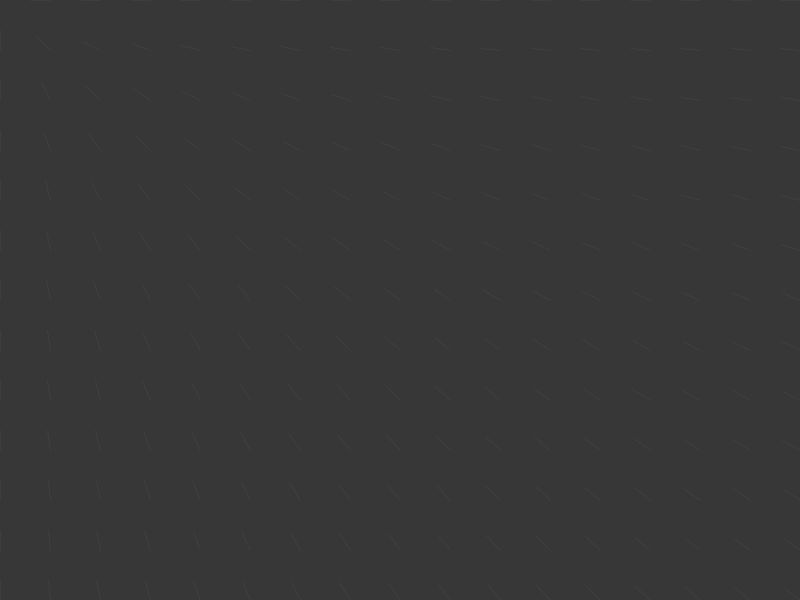
Frame 1 (no input)
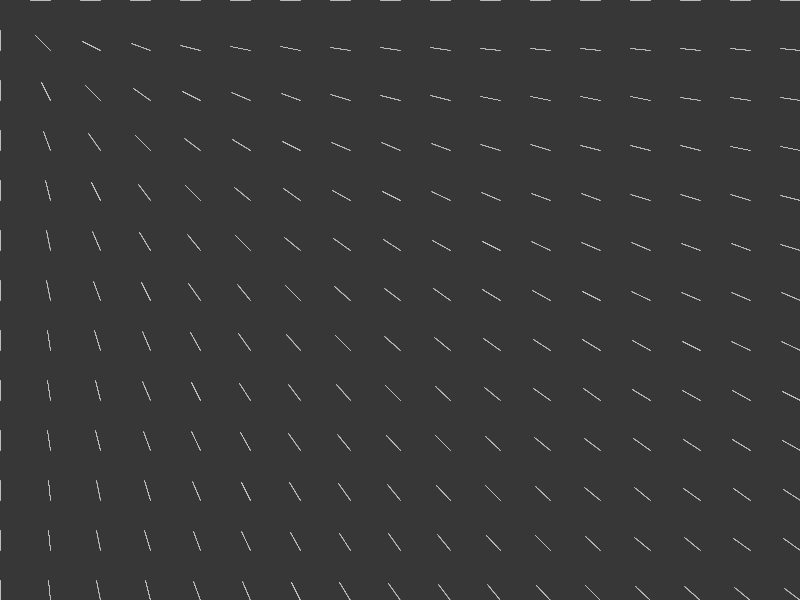
Frame 60 (the mouse pressed at the canvas centre just before this capture)
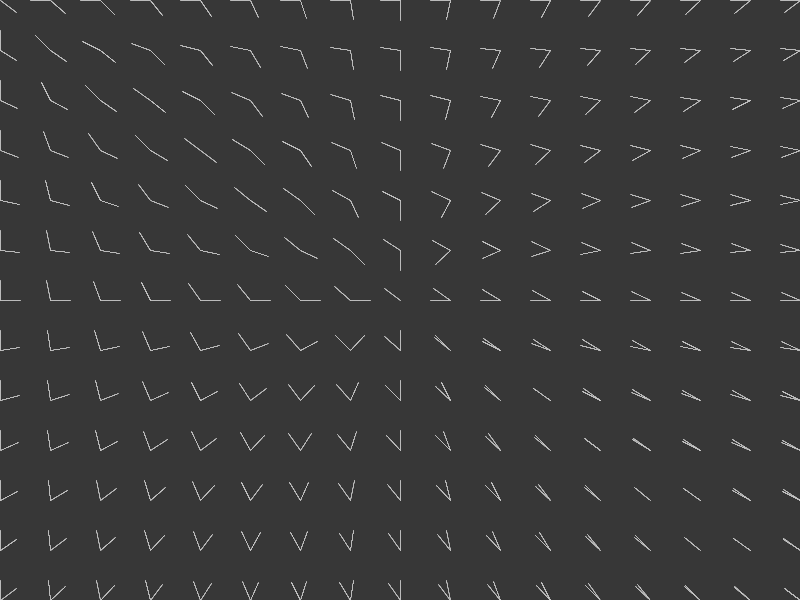
Frame 120 (the mouse held since frame 60 and released just before this capture)

The Processing sketch that drew these frames (run headless with seeded random() and noise(); from frame 60 on, the mouse is pressed at the canvas centre):

// Processing sketch: fan
// ── fan.pde
//***
// This sketch draws lines that follow the mouse. While moving, colors
// alternate.
//***
import java.util.Date;

void setup()
{
  background(55);
  size(800,600);
}

void draw()
{
  pushStyle();
  strokeWeight(0.1);
  
  // Rando color.
  //color c = color(int(random(0, 255)),
  //                int(random(0, 255)),
  //                int(random(0, 255)));
  stroke(200, 200, 200, 100);
  noFill();
  
  
  for (int x = 0; x <= width; x = x + 50)
  {
    for (int y = 0; y <= height; y = y + 50)
    {
      point(x, y);
      PVector point = new PVector(x, y);
      PVector mouseVector = new PVector(mouseX, mouseY);
      
      mouseVector.sub(point);
      mouseVector.normalize();
      mouseVector.mult(20);
      
      pushMatrix();
      translate(x, y);
      line(0, 0, mouseVector.x, mouseVector.y);
      popMatrix();
    }
  }
  popStyle();
}

void mouseClicked()
{
  Date d = new Date();
  save(d.getTime() + ".jpg");
}
